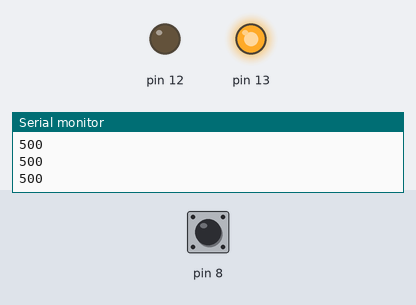
This sketch was run on a simulated Arduino Uno, built with avr-gcc and run on an emulated ATmega328P. Shown: output pins drawn as LEDs (lit = HIGH), the last lines printed to the serial monitor. Dashed ring = blinking. Inputs (shaded band) come from the test bench; at power-on: pin 8 HIGH.

Above: at 0.6 s.
At 1.2 s:
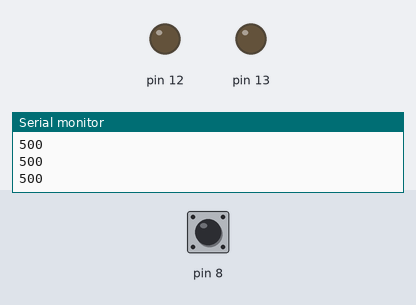
1.3 s: pin 8 pulled LOW for 1 s
At 2.9 s:
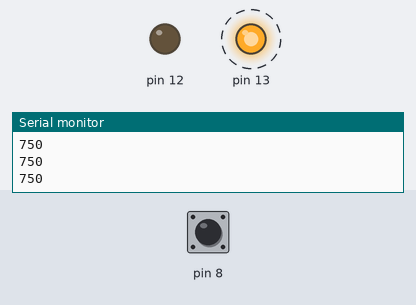
Timing chart, 0 to 10.3 s (numbered marks = the images above; inputs shaded):
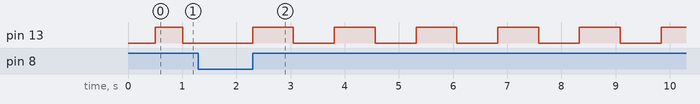

The sketch:

sketch_sep28a.ino
```cpp
int result=0;
int leddelay=500;
int pTime=0;
void setup() {
Serial.begin(9600);
pinMode(13,OUTPUT);
pinMode(8, INPUT_PULLUP);
pinMode(12,OUTPUT);
digitalWrite(13, LOW);
}
void loop() {
  int cTime=millis();
  if (cTime-pTime > leddelay){
    digitalWrite(13,!digitalRead(13));
    pTime=cTime;
  }

  if (!digitalRead(8)) {
    while (!digitalRead(8));
    leddelay+=250;
    if (leddelay >2000) {
      leddelay=500;

    }
  }
  Serial.println(leddelay);
}
```

Measured:
- after the input at 1.3 s, pin 13: alternates HIGH for 0.75 s and LOW for 0.75 s, starting after 1.0 s
